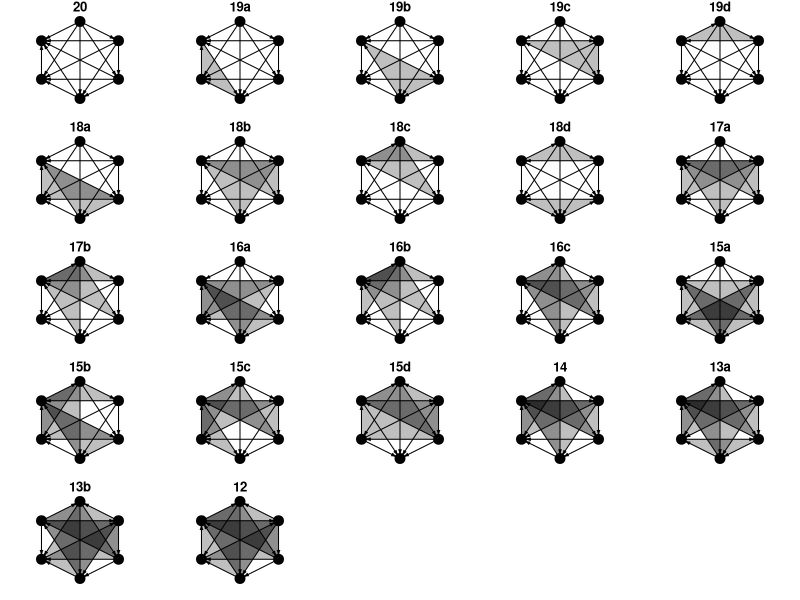
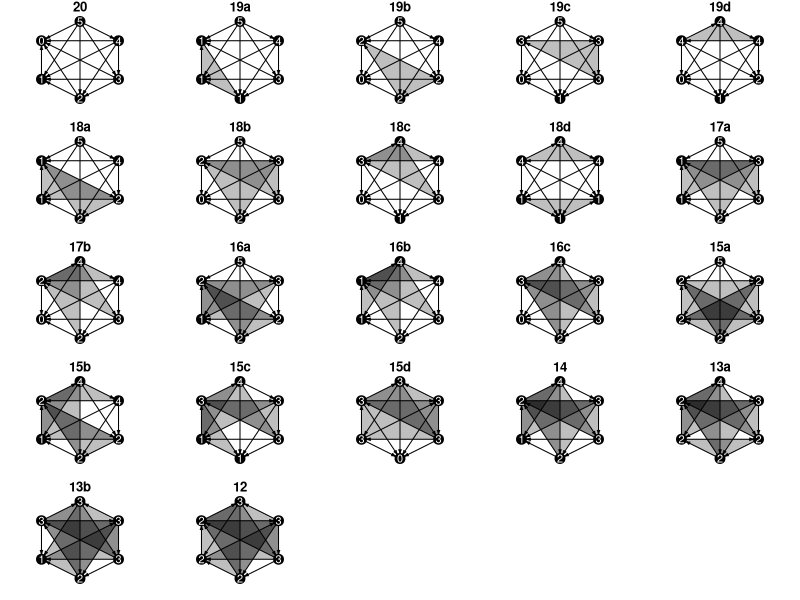
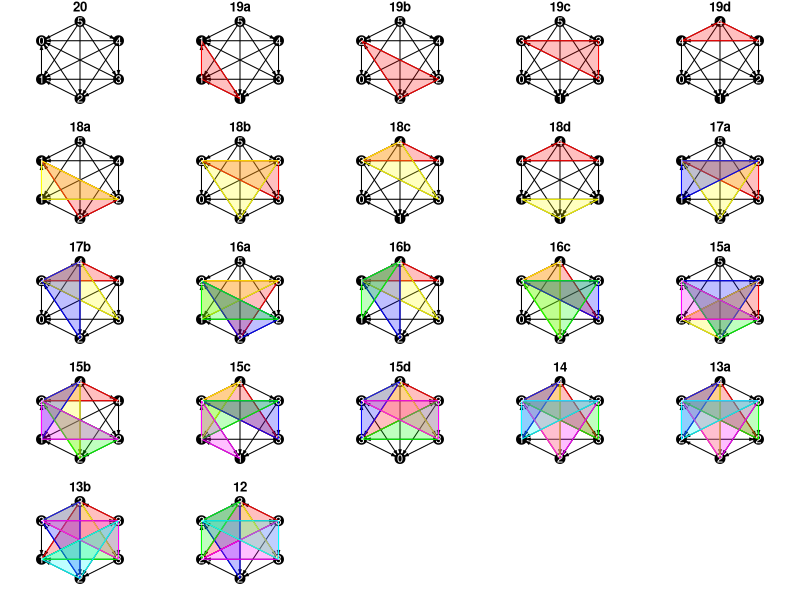

Generate these figures, in order, with R:
# calculating how many non-isopmorphic graphs there are
library(igraph)
library(combinat)


# total nodes
nodes = 6

permutations <- function(n = NULL) {
  num <- c(0, 0, 0, 0, 0, 1, 1, 1, 1, 1)
  combos <- unique(permn(num))
  for (i in 1:length(combos)) {
    combos[[i]] <- combos[[i]][1:n]
  }
  combos <- unique(combos)
  return(combos)
}

total_graphs = (2^5) * (2^4) * (2^3) * (2^2) * 2

# m <- matrix(new[[1]], nrow = nodes)
# g <-graph_from_adjacency_matrix(m, mode="directed")
# plot(g, layout = layout_in_circle(g))


# data_5 <- permutations(5)
# data_4 <- permutations(4)
# data_3 <- permutations(3)
# data_2 <- permutations(2)
# data_1 <- permutations(1)


# this comes from the permutations above
data_5 <- list(c(0,0,0,0,0), c(0,0,0,0,1), c(0,0,0,1,0), c(0,0,1,0,0), c(0,1,0,0,0), c(1,0,0,0,0), c(1,0,0,0,1), c(0,1,0,0,1), c(0,0,1,0,1), c(0,0,0,1,1), c(0,0,1,1,0), c(0,1,0,1,0), c(1,0,0,1,0), c(1,0,1,0,0), c(0,1,1,0,0), c(1,1,0,0,0), c(1,1,0,0,1), c(1,0,1,0,1), c(1,0,0,1,1), c(0,1,0,1,1), c(0,1,1,0,1), c(0,0,1,1,1), c(0,1,1,1,0), c(1,0,1,1,0), c(1,1,0,1,0), c(1,1,1,0,0), c(1,1,0,1,1), c(1,0,1,1,1), c(1,1,1,0,1), c(0,1,1,1,1), c(1,1,1,1,0), c(1,1,1,1,1))
data_4 <- list(c(0,0,0,0), c(0,0,0,1), c(0,0,1,0), c(0,1,0,0), c(1,0,0,0), c(0,0,1,1), c(0,1,0,1), c(1,0,0,1), c(1,0,1,0), c(0,1,1,0), c(1,1,0,0), c(0,1,1,1), c(1,0,1,1), c(1,1,0,1), c(1,1,1,0), c(1,1,1,1))
data_3 <- list(c(0,0,0), c(0,0,1), c(0,1,0), c(1,0,0), c(1,0,1), c(0,1,1), c(1,1,0), c(1,1,1))
data_2 <- list(c(0,0), c(0,1), c(1,0), c(1,1))
data_1 <- list(0, 1)


chunk_1 <- c(data_1[1], data_1[2])
chunk_2 <- c(rep(data_2[1], length(chunk_1)), rep(data_2[2], length(chunk_1)), rep(data_2[3], length(chunk_1)), rep(data_2[4], length(chunk_1)))
chunk_3 <- c(rep(data_3[1], length(chunk_2)), rep(data_3[2], length(chunk_2)), rep(data_3[3], length(chunk_2)), rep(data_3[4], length(chunk_2)), rep(data_3[5], length(chunk_2)), rep(data_3[6], length(chunk_2)), rep(data_3[7], length(chunk_2)), rep(data_3[8], length(chunk_2)))
chunk_4 <- c(rep(data_4[1], length(chunk_3)), rep(data_4[2], length(chunk_3)), rep(data_4[3], length(chunk_3)), rep(data_4[4], length(chunk_3)), rep(data_4[5], length(chunk_3)), rep(data_4[6], length(chunk_3)), rep(data_4[7], length(chunk_3)), rep(data_4[8], length(chunk_3)), rep(data_4[9], length(chunk_3)), rep(data_4[10], length(chunk_3)), rep(data_4[11], length(chunk_3)), rep(data_4[12], length(chunk_3)), rep(data_4[13], length(chunk_3)), rep(data_4[14], length(chunk_3)), rep(data_4[15], length(chunk_3)), rep(data_4[16], length(chunk_3))) 
chunk_5 <- c(rep(data_5[1], length(chunk_4)), rep(data_5[2], length(chunk_4)), rep(data_5[3], length(chunk_4)), rep(data_5[4], length(chunk_4)), rep(data_5[5], length(chunk_4)), rep(data_5[6], length(chunk_4)), rep(data_5[7], length(chunk_4)), rep(data_5[8], length(chunk_4)), rep(data_5[9], length(chunk_4)), rep(data_5[10], length(chunk_4)), rep(data_5[11], length(chunk_4)), rep(data_5[12], length(chunk_4)), rep(data_5[13], length(chunk_4)), rep(data_5[14], length(chunk_4)), rep(data_5[15], length(chunk_4)), rep(data_5[16], length(chunk_4)), rep(data_5[17], length(chunk_4)), rep(data_5[18], length(chunk_4)), rep(data_5[19], length(chunk_4)), rep(data_5[20], length(chunk_4)), rep(data_5[21], length(chunk_4)), rep(data_5[22], length(chunk_4)), rep(data_5[23], length(chunk_4)), rep(data_5[24], length(chunk_4)), rep(data_5[25], length(chunk_4)), rep(data_5[26], length(chunk_4)), rep(data_5[27], length(chunk_4)), rep(data_5[28], length(chunk_4)), rep(data_5[29], length(chunk_4)), rep(data_5[30], length(chunk_4)), rep(data_5[31], length(chunk_4)), rep(data_5[32], length(chunk_4)))


new_data_1 <- rep(chunk_1, total_graphs/length(chunk_1))
new_data_2 <- rep(chunk_2, total_graphs/length(chunk_2))
new_data_3 <- rep(chunk_3, total_graphs/length(chunk_3))
new_data_4 <- rep(chunk_4, total_graphs/length(chunk_4))
new_data_5 <- rep(chunk_5, total_graphs/length(chunk_5))



# produces all possible graphs
all_graphs <- list()
for (i in 1:total_graphs) {
  all_graphs[[i]] <- c(0, new_data_5[[i]], abs(new_data_5[[i]][1] - 1), 0, new_data_4[[i]],
                  abs(new_data_5[[i]][2] - 1), abs(new_data_4[[i]][1] - 1), 0, new_data_3[[i]],
                  abs(new_data_5[[i]][3] - 1), abs(new_data_4[[i]][2] - 1), abs(new_data_3[[i]][1] - 1),
                  0, new_data_2[[i]], abs(new_data_5[[i]][4] - 1), abs(new_data_4[[i]][3] - 1),
                  abs(new_data_3[[i]][2] - 1), abs(new_data_2[[i]][1] - 1), 0, new_data_1[[i]],
                  abs(new_data_5[[i]][5] - 1), abs(new_data_4[[i]][4] - 1), abs(new_data_3[[i]][3] - 1),
                  abs(new_data_2[[i]][2] - 1), abs(new_data_1[[i]] - 1), 0
                  )
}


combos <- list()
sorted_combos <- list()
for (i in 1:total_graphs) {
  combos[[i]] <- sum(all_graphs[[i]][1:6])
  combos[[i]] <- c(combos[[i]], sum(all_graphs[[i]][7:12]))
  combos[[i]] <- c(combos[[i]], sum(all_graphs[[i]][13:18]))
  combos[[i]] <- c(combos[[i]], sum(all_graphs[[i]][19:24]))
  combos[[i]] <- c(combos[[i]], sum(all_graphs[[i]][25:30]))
  combos[[i]] <- c(combos[[i]], sum(all_graphs[[i]][31:36]))
  sorted_combos[[i]] <- sort(combos[[i]])
}




iso <- unique(sorted_combos)
iso_count <- rep(list(0), length(iso))
iso_ex_num <- vector()
for (i in 1:length(sorted_combos)) {
  for (j in 1:length(iso)) {
    if (identical(sorted_combos[[i]], iso[[j]])) {
      if (iso_count[[j]] == 0) {
        iso_ex_num <- c(iso_ex_num, i)
      }
      iso_count[[j]] <- iso_count[[j]] + 1
    }
  }
}

# shows the different types of isomorphs and how many there are of each
new_mat <- matrix(iso)
new_mat <- cbind(new_mat, iso_count)

iso_combos <- list()
iso_graph <- list()
for (i in 1:length(iso)) {
  m <- matrix(all_graphs[[iso_ex_num[i]]], nrow = nodes)
  iso_graph[[i]] <-graph_from_adjacency_matrix(m, mode="directed")
  iso_combos[[i]] <- combos[[iso_ex_num[i]]]
}

new_mat <- cbind(new_mat, iso_graph)
# there are 22 total isomorphs


# gets the triad census state and id
# accepts triad census
triad_state <- function(census = NULL) {
  name = NULL
  trans = NULL
  if (census[1] == 1) {
    name = "003"
    trans = NA
  }
  if (census[2] == 1) {
    name = "012"
    trans = NA
  }
  if (census[3] == 1) {
    name = "102"
    trans = NA
  }
  if (census[4] == 1) {
    name = "021D"
    trans = NA
  }
  if (census[5] == 1) {
    name = "021U"
    trans = NA
  }
  if (census[6] == 1) {
    name = "021C"
    trans = "Intransitive"
  }
  if (census[7] == 1) {
    name = "111D"
    trans = "Intransitive"
  }
  if (census[8] == 1) {
    name = "111U"
    trans = "Intransitive"
  }
  if (census[9] == 1) {
    name = "030T"
    trans = "Transitive"
  }
  if (census[10] == 1) {
    name = "030C"
    trans = "Intransitive"
  }
  if (census[11] == 1) {
    name = "201"
    trans = "Intransitive"
  }
  if (census[12] == 1) {
    name = "120D"
    trans = "Transitive"
  }
  if (census[13] == 1) {
    name = "120U"
    trans = "Transitive"
  }
  if (census[14] == 1) {
    name = "120C"
    trans = "Mixed"
  }
  if (census[15] == 1) {
    name = "210"
    trans = "Mixed"
  }
  if (census[16] == 1) {
    name = "300"
    trans = "Transitive"
  }
  return(list(name, trans))
}



iso_triad <- function(iso_number = NULL) {
  g = iso_graph[[iso_number]]
  individuals <- c(1, 2, 3, 4, 5, 6)
  ids <- combn(individuals, 3, simplify = FALSE)
  sg = rep(list(NA),length(ids))
  sg_census = rep(list(NA),length(ids))
  state <- rep(list(NA),length(ids))
  trans <- rep(list(NA),length(ids))
  for (i in 1:length(ids)){
    sg[[i]] <- induced_subgraph(g, vids = ids[i][[1]])
    sg_census[[i]] <- triad_census(sg[[i]])
    state[[i]] <- triad_state(sg_census[[i]])[[1]]
    trans[[i]] <- triad_state(sg_census[[i]])[[2]]
  }
  sub_mat <- matrix(ids)
  sub_mat <- cbind(sub_mat, as.matrix(sg))
  sub_mat <- cbind(sub_mat, as.matrix(sg_census))
  sub_mat <- cbind(sub_mat, as.matrix(state))
  sub_mat <- cbind(sub_mat, as.matrix(trans))
  colnames(sub_mat) <- c("Triad", "IGraph", "Triad_Census", "State_ID", "Transitivity")
  return(sub_mat)
}


# iso_1_triads <- iso_triad(1)
# iso_2_triads <- iso_triad(2)
# iso_3_triads <- iso_triad(3)
# iso_4_triads <- iso_triad(4)
# iso_5_triads <- iso_triad(5)
# iso_6_triads <- iso_triad(6)
# iso_7_triads <- iso_triad(7)
# iso_8_triads <- iso_triad(8)
# iso_9_triads <- iso_triad(9)
# iso_10_triads <- iso_triad(10)
# iso_11_triads <- iso_triad(11)
# iso_12_triads <- iso_triad(12)
# iso_13_triads <- iso_triad(13)
# iso_14_triads <- iso_triad(14)
# iso_15_triads <- iso_triad(15)
# iso_16_triads <- iso_triad(16)
# iso_17_triads <- iso_triad(17)
# iso_18_triads <- iso_triad(18)
# iso_19_triads <- iso_triad(19)
# iso_20_triads <- iso_triad(20)
# iso_21_triads <- iso_triad(21)
# iso_22_triads <- iso_triad(22)



iso_trans <- function(iso_number = NULL) {
  data <- iso_triad(iso_number)
  trans = 0
  int = 0
  for (i in 1:nrow(data)) {
    if (data[[i,5]] == "Transitive") {
      trans = trans + 1
    }
    if (data[[i,5]] == "Intransitive") {
      int = int + 1
    }
  }
  return(list(Transitive = trans, Intransitive = int))
}

trans_num = list()
for (i in 1:length(iso)) {
  trans_num[[i]] <- unlist(iso_trans(i))
}


all_trans = vector()
for (i in 1:length(iso)) {
  all_trans <- append(all_trans, iso_trans(i)[[1]])
}


iso_names <- vector()
iso_num <- rep(list(1), 20)
for (i in 1:length(iso)) {
  if (sum(all_trans == all_trans[i]) == 1) {
    iso_names <- append(iso_names, toString(all_trans[i]))
  } else {
    temp_name <- as.vector(toString(all_trans[i]))
    temp_name <- append(temp_name, letters[iso_num[[all_trans[i]]]])
    temp_name <- paste(temp_name, collapse = "")
    iso_names <- append(iso_names, temp_name)
    iso_num[[all_trans[i]]] <- iso_num[[all_trans[i]]] + 1
  }
}


new_mat <- cbind(new_mat, as.matrix(trans_num))
new_mat <- cbind(as.matrix(iso_names), new_mat)


# test = iso_graph[[22]]
# test_individuals <- c(1, 2, 3, 4, 5, 6)
# test_ids <- combn(test_individuals, 3, simplify = FALSE)
# test_sg = rep(list(NA),length(test_ids))
# test_sg_census = rep(list(NA),length(test_ids))
# test_state <- rep(list(NA),length(test_ids))
# test_trans <- rep(list(NA),length(test_ids))
# for (i in 1:length(test_ids)){
#   test_sg[[i]] <- induced_subgraph(test, vids = test_ids[i][[1]])
#   test_sg_census[[i]] <- triad_census(test_sg[[i]])
#   test_state[[i]] <- triad_state(test_sg_census[[i]])[[1]]
#   test_trans[[i]] <- triad_state(test_sg_census[[i]])[[2]]
# }
# sub_mat <- matrix(test_ids)
# sub_mat <- cbind(sub_mat, as.matrix(test_sg))
# sub_mat <- cbind(sub_mat, as.matrix(test_sg_census))
# sub_mat <- cbind(sub_mat, as.matrix(test_state))
# sub_mat <- cbind(sub_mat, as.matrix(test_trans))
# colnames(sub_mat) <- c("Triad", "IGraph", "Triad_Census", "State_ID", "Transitivity")


intrans = rep(list(),length(iso))
for (i in 1:length(iso)) {
  data = iso_graph[[i]]
  individuals <- c(1, 2, 3, 4, 5, 6)
  ids <- combn(individuals, 3, simplify = FALSE)
  intrans_temp <- NULL
  int_count = 1
  for (j in 1:length(ids)) {
    sg <- induced_subgraph(data, vids = ids[[j]])
    sg_census <- triad_census(sg)
    if (triad_state(sg_census)[[2]] == "Intransitive") {
      intrans_temp[[int_count]] <- ids[[j]]
      int_count <- int_count + 1
    }
  }
  intrans[[i]] <- intrans_temp
}

new_mat <- cbind(new_mat, as.matrix(intrans))
for (i in 1:nrow(new_mat)) {
  for (j in 1:length(new_mat[[i, 2]])) {
    new_mat[[i, 2]][j] <- abs(5 - new_mat[[i, 2]][j])
  }
}

colnames(new_mat) <- c("ID", "Wins", "Count", "Example IGraph", "Transitivity", "Intransitive_Vert")
iso_combos <- iso_combos[c(1, 2, 4, 7, 14, 3, 6, 12, 15, 5, 11, 8, 10, 17, 9, 13, 18, 22, 16, 19, 21, 20)]
iso_mat <- new_mat[c(1, 2, 4, 7, 14, 3, 6, 12, 15, 5, 11, 8, 10, 17, 9, 13, 18, 22, 16, 19, 21, 20),]



# iso_mat[[2,2]][unlist(iso_mat[[2,6]])]





# x <- c(1, 0.5, -0.5, -1, -0.5, 0.5)
# y <- c(0, 1, 1, 0, -1, -1)
# coords <- data.frame(x, y)

x2 <- c(0, 1, 1, 0, -1, -1)
y2 <- c(1, 0.5, -0.5, -1, -0.5, 0.5)
sideways <- as.matrix(data.frame(x2, y2))





par(mfrow=c(5,5), mar=c(1,0,1,0))
for (i in 1:length(iso)) {
  plot(iso_mat[[i, 4]], layout = sideways, vertex.color = "black",
       vertex.size = 25, vertex.frame.color = "black", vertex.frame.width = 1.25,
       edge.color = "black", edge.arrow.size = .2, vertex.label = NA, main = iso_mat[[i, 1]])
  for (j in 1:length(iso_mat[[i,6]])) {
    try(polygon(sideways[iso_mat[[i,6]][[j]],], col = rgb(0, 0, 0, 0.25), border = NA), silent = TRUE)
  }
}



# par(mfrow=c(5,5), mar=c(0,0,1,0))
# for (i in 1:length(iso)) {
#   plot(iso_mat[[i, 4]], layout = sideways, vertex.color = "#80b2d7",
#        vertex.size = 25, vertex.frame.color = "black", vertex.frame.width = 1.25,
#        edge.color = "black", edge.arrow.size = .2, vertex.label = NA, main = iso_mat[[i, 1]])
#   for (j in 1:length(iso_mat[[i,6]])) {
#     try(polygon(sideways[iso_mat[[i,6]][[j]],], col = rgb(128/255, 178/255, 215/255, 0.4), border = NA), silent = TRUE)
#   }
# }


# par(mfrow=c(5,5), mar=c(0,0,1,0))
# for (i in 1:length(iso)) {
#   plot(iso_mat[[i, 4]], layout = sideways, vertex.color = "#003a67",
#        vertex.size = 25, vertex.frame.color = "#003a67", vertex.frame.width = 1.25,
#        edge.color = "#003a67", edge.arrow.size = .2, vertex.label = NA, main = iso_mat[[i, 1]])
#   for (j in 1:length(iso_mat[[i,6]])) {
#     try(polygon(sideways[iso_mat[[i,6]][[j]],], col = adjustcolor("#003a67", alpha.f = 0.5), border = NA), silent = TRUE)
#   }
# }



# "#003a67"
# "#80b2d7"


# par(mfrow=c(1,1), mar=c(1,1,1,1))
# plot(iso_mat[[22, 4]], layout = sideways, vertex.color = "#80b2d7",
#      vertex.size = 25, vertex.frame.color = "#003a67", vertex.frame.width = 1.25,
#      edge.color = "black", edge.arrow.size = .2, vertex.label = NA, main = iso_mat[[i, 1]])
# for (j in 1:length(iso_mat[[22,6]])) {
#   try(polygon(sideways[iso_mat[[22,6]][[j]],], col = rgb(0, 0, 0, 0.25), border = NA), silent = TRUE)
# }


# plots the isomorphs with number of wins on each vertex
par(mfrow=c(5,5), mar=c(1,0,1,0))
for (i in 1:length(iso)) {
  plot(iso_mat[[i, 4]], layout = sideways, vertex.color = "black",
       vertex.size = 25, vertex.frame.color = "black", vertex.frame.width = 1.25,
       edge.color = "black", vertex.label = iso_mat[[i, 2]], vertex.label.color = "black", edge.arrow.size = .2, main = iso_mat[[i, 1]])
  for (j in 1:length(iso_mat[[i,6]])) {
    try(polygon(sideways[iso_mat[[i,6]][[j]],], col = rgb(0, 0, 0, 0.25), border = NA), silent = TRUE)
  }
  for (k in 1:length(iso_mat[[i,2]])) {
    text(sideways[k, 1], sideways[k, 2], abs(5 - iso_combos[[i]][k]), col = "white")
  }
}

bin <- list(as.list(c(1, 0, 0)), as.list(c(1, 1, 0)), as.list(c(0, 0, 1)), as.list(c(0, 1, 0)), as.list(c(1, 0, 1)), as.list(c(0, 1, 1)))

par(mfrow=c(5,5), mar=c(1,0,1,0))
for (i in 1:length(iso)) {
  plot(iso_mat[[i, 4]], layout = sideways, vertex.color = "black",
       vertex.size = 25, vertex.frame.color = "black", vertex.frame.width = 1.25,
       edge.color = "black", vertex.label = iso_mat[[i, 2]], vertex.label.color = "black", edge.arrow.size = .2, main = iso_mat[[i, 1]])
  for (j in 1:length(iso_mat[[i,6]])) {
    try(polygon(sideways[iso_mat[[i,6]][[j]],], col = rgb(bin[[j]][[1]], bin[[j]][[2]], bin[[j]][[3]], 0.25), border = rgb(bin[[j]][[1]], bin[[j]][[2]], bin[[j]][[3]], 1)), silent = TRUE)
  }
  for (k in 1:length(iso_mat[[i,2]])) {
    text(sideways[k, 1], sideways[k, 2], abs(5 - iso_combos[[i]][k]), col = "white")
  }
}



# returns a list of possible id changes if one pair flips
iso_order <- list()
iso_order_num <- 1
for (i in 1:nrow(iso_mat)) {
  for (j in 1:nrow(iso_mat)) {
    if (identical(sort(iso_mat[[i,2]] - iso_mat[[j, 2]]), c(-1, 0, 0, 0, 0, 1))) {
      iso_order[[iso_order_num]] <- sort(c(iso_mat[[i,1]], iso_mat[[j,1]]), decreasing = TRUE)
      iso_order_num = iso_order_num + 1
    }
  }
}
iso_order <- unique(iso_order)









# vertex.label = iso_mat[[i, 2]], vertex.label.color = "black",


# ## Data from  http://users.cecs.anu.edu.au/~bdm/data/graphs.html ##
# Data <- read.delim("rfid_data/graph6c.g6",header=FALSE)
# 
# DataFrame<-data.frame() #Creating empty data frame to store adjacency matrices
# 
# G<-as.character(Data[1,1])
# n<-as.numeric(charToRaw(substr(G, 1, 1)))-63
# n #number of vertices of the graph
# 
# for(k in 1:nrow(Data)){
#   
#   G<-as.character(Data[k,1])
#   
#   vector<-c()
#   for(i in 2:nchar(G)){
#     vector<-c(vector,rev(as.numeric(intToBits(as.numeric(charToRaw(substr(G, i, i)))-63)[1:6])))}
#   vector
#   
#   A<-matrix(0,nrow=n,ncol=n)
#   vector2<-vector
#   for(j in 2:n){
#     for(i in 1:(j-1)){
#       A[i,j]<-vector2[1];
#       vector2<-vector2[-1]
#     }}#filling the upper triangle of the adjacency matrix
#   for(i in 2:n){
#     for(j in 1:(i-1)){
#       A[i,j]<-A[j,i]
#     }}#filling the lower triangle of the adjacency matrix
#   A
#   
#   Avec<-as.vector(A)
#   DataFrame<-rbind(DataFrame,Avec)
#   if(k%%10000==0){print(k)}
# }
# 
# colnames(DataFrame)<-NULL
# write.csv(DataFrame,paste0("graphs",n,".csv"),row.names=FALSE)


# new_data <- read.csv("graphs6.csv",header=FALSE,sep=",")
# i = 112
# m <- matrix(as.vector(t(new_data[i,])),nrow=sqrt(length(as.vector(t(new_data[i,])))))
